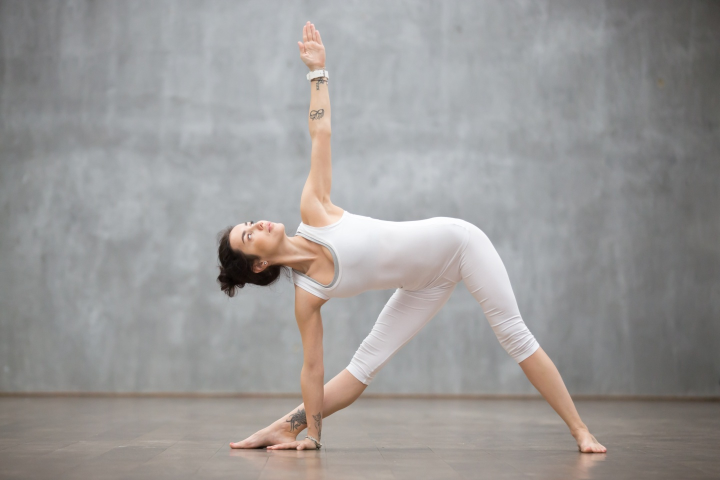
#> input picture Images/img1.jpg, 1440 x 960 px (shown at 1/2 size)
$ jupyter execute 'cv_4_2_图像几何变换.ipynb'
#> lines starting #> are read from the running program, lines starting #| are printed output that depends on the picture
[cell 1]
#函数：cv.getPerspectiveTransform(), cv.wrapAffine(), cv.wrapPerspectove()

import numpy as np
import cv2 as cv
from matplotlib import pyplot as plt
#Scaling
img = cv.imread("../Images/img1.jpg")
#> img is the input picture: shape (960, 1440, 3); mean B, G, R 151.6, 152.7, 154.9
img = img[:,:,:: -1]
res = cv.resize(img, None, fx=2, fy=2, interpolation=cv.INTER_CUBIC)

plt.subplot(121),plt.imshow(img),plt.title("Origin Image")
plt.subplot(122),plt.imshow(res),plt.title("Expanded Image")
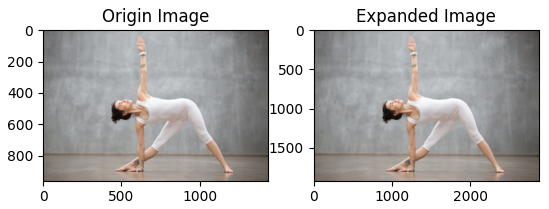
#> figure drawn by matplotlib, 2 panels

[cell 2]
#平移
rows, cols, channels = img.shape
#> rows = 960; cols = 1440; channels = 3
M = np.float32([[1, 0, 200], [0, 1, 250]])
dst = cv.warpAffine(img, M, (cols, rows))
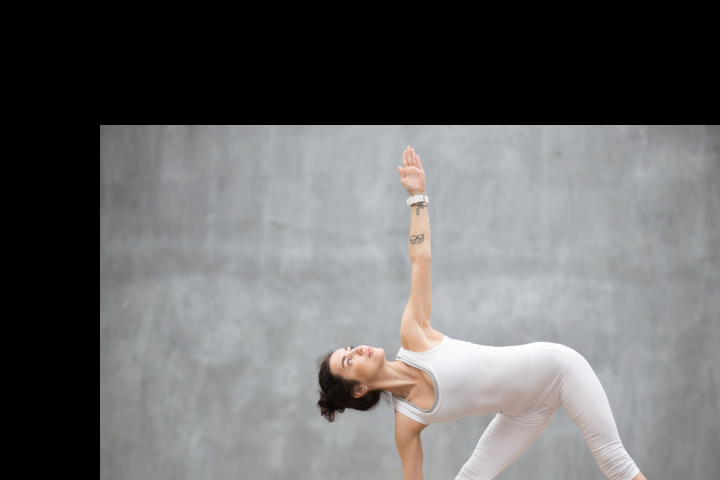
#> dst: shape (960, 1440, 3) (shown at 1/2 size); mean R, G, B 104.5, 104.6, 105.2
#cv.warpAffine函数的第三个参数是输出图像的大小，其形式应为(width，height)。记住width =列数，height =行数。
plt.subplot(121),plt.imshow(img),plt.title("Origin Image")
plt.subplot(122),plt.imshow(dst),plt.title("Translation Image")
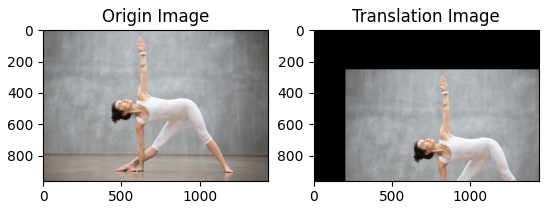
#> figure drawn by matplotlib, 2 panels

[cell 3]
#Rotation:
# cols-1 和 rows-1 是坐标限制
M = cv.getRotationMatrix2D(((cols-1)/2.0,(rows-1)/2.0),90,1)
dst = cv.warpAffine(img,M,(cols,rows))
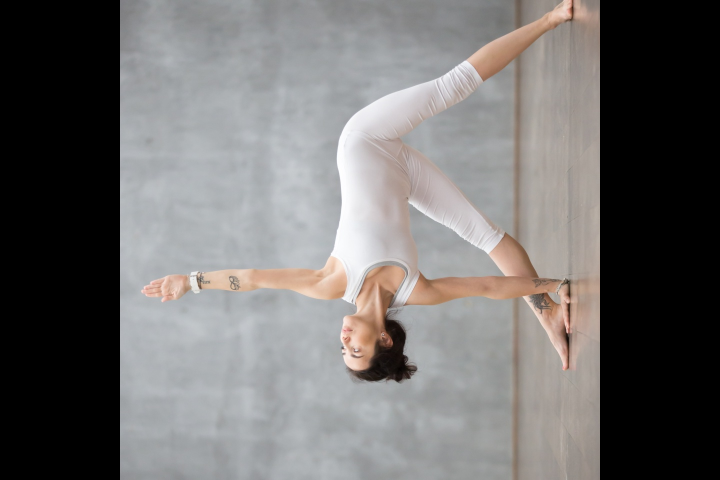
#> dst: shape (960, 1440, 3) (shown at 1/2 size); mean R, G, B 112.8, 110.8, 110
plt.subplot(121),plt.imshow(img),plt.title("Origin Image")
plt.subplot(122),plt.imshow(dst),plt.title("Rotation Image")

[cell 4]
#仿射变换

img9 = cv.imread("../Images/img9.png")
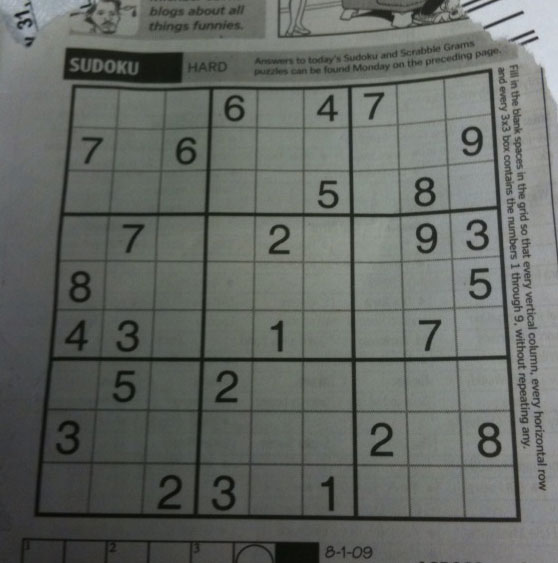
#> input picture Images/img9.png, 558 x 563 px
#> img9 is the input picture: shape (563, 558, 3); mean B, G, R 99.5, 104.1, 100
rows, cols, channels = img9.shape
#> rows = 563; cols = 558
pts1 = np.float32([[50,50],[200,50],[50,200]])
pts2 = np.float32([[10,100],[200,50],[100,250]])
M = cv.getAffineTransform(pts1, pts2)
dst = cv.warpAffine(img9, M, (cols, rows))
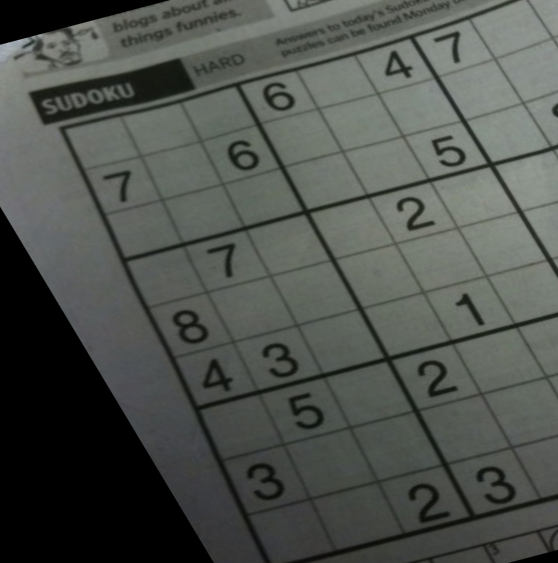
#> dst: shape (563, 558, 3); mean B, G, R 77.4, 82.3, 78.3
plt.subplot(121),plt.imshow(img9),plt.title("Origin Image")
plt.subplot(122),plt.imshow(dst),plt.title("Affine Transformation Image")
#> figure, not shown here; B, G, R data is drawn as R, G, B

[cell 5]
#投射变换
img9 = cv.imread("../Images/img9.png")
rows, cols, channels = img9.shape
pts1 = np.float32([[56,65],[368,52],[28,387],[389,390]])
pts2 = np.float32([[0,0],[500,0],[0,500],[500,500]])
M = cv.getPerspectiveTransform(pts1, pts2)
dst = cv.warpPerspective(img9,M,(500,500))
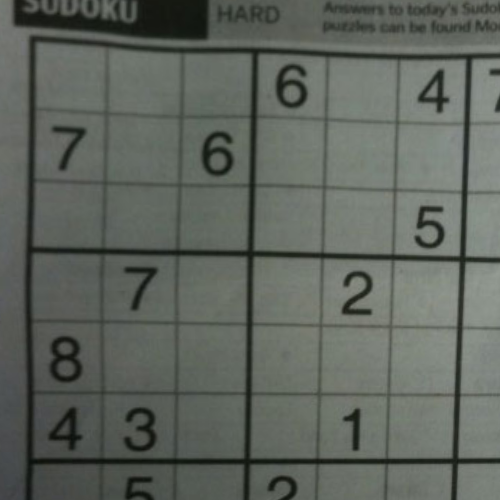
#> dst: shape (500, 500, 3); mean B, G, R 93.6, 100.5, 95.1
plt.subplot(121),plt.imshow(img9),plt.title("Origin Image")
plt.subplot(122),plt.imshow(dst),plt.title("Perspective Transformation Image")
#> figure, not shown here; B, G, R data is drawn as R, G, B
